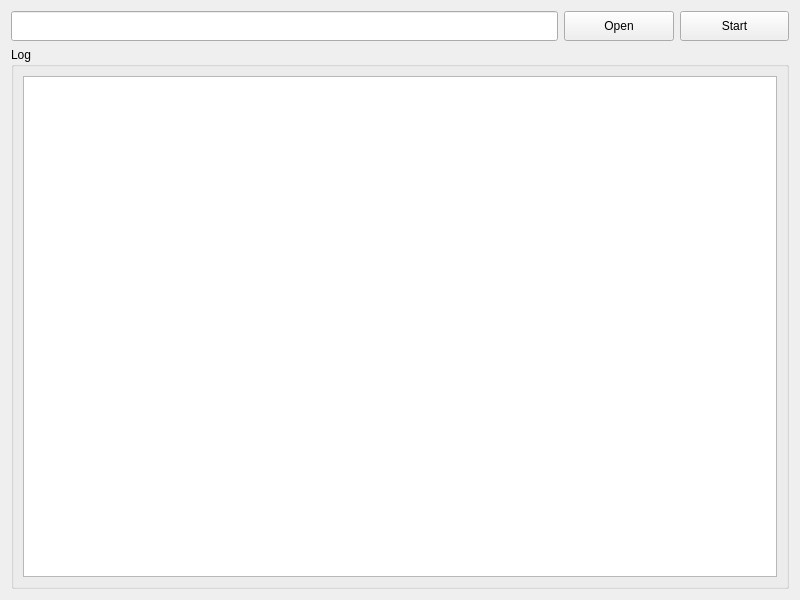
<?xml version="1.0" encoding="UTF-8"?>
<ui version="4.0">
 <class>Form_DFR</class>
 <widget class="QWidget" name="Form_DFR">
  <property name="geometry">
   <rect>
    <x>0</x>
    <y>0</y>
    <width>800</width>
    <height>600</height>
   </rect>
  </property>
  <property name="sizePolicy">
   <sizepolicy hsizetype="Preferred" vsizetype="Preferred">
    <horstretch>0</horstretch>
    <verstretch>0</verstretch>
   </sizepolicy>
  </property>
  <property name="windowTitle">
   <string>Duplicate File Removal Tool</string>
  </property>
  <layout class="QVBoxLayout" name="verticalLayout">
   <item>
    <layout class="QHBoxLayout" name="horizontalLayout" stretch="5,1,1">
     <property name="sizeConstraint">
      <enum>QLayout::SetDefaultConstraint</enum>
     </property>
     <item>
      <widget class="QLineEdit" name="lineEdit_Path">
       <property name="minimumSize">
        <size>
         <width>0</width>
         <height>30</height>
        </size>
       </property>
      </widget>
     </item>
     <item>
      <widget class="QPushButton" name="pushButton_Open">
       <property name="minimumSize">
        <size>
         <width>87</width>
         <height>30</height>
        </size>
       </property>
       <property name="text">
        <string>Open</string>
       </property>
      </widget>
     </item>
     <item>
      <widget class="QPushButton" name="pushButton_Start">
       <property name="minimumSize">
        <size>
         <width>87</width>
         <height>30</height>
        </size>
       </property>
       <property name="text">
        <string>Start</string>
       </property>
      </widget>
     </item>
    </layout>
   </item>
   <item>
    <widget class="QGroupBox" name="groupBox_Log">
     <property name="title">
      <string>Log</string>
     </property>
     <layout class="QGridLayout" name="gridLayout">
      <item row="0" column="0">
       <widget class="QTextEdit" name="textEdit_Log">
        <property name="font">
         <font>
          <pointsize>10</pointsize>
         </font>
        </property>
       </widget>
      </item>
     </layout>
    </widget>
   </item>
  </layout>
 </widget>
 <resources/>
 <connections/>
</ui>
